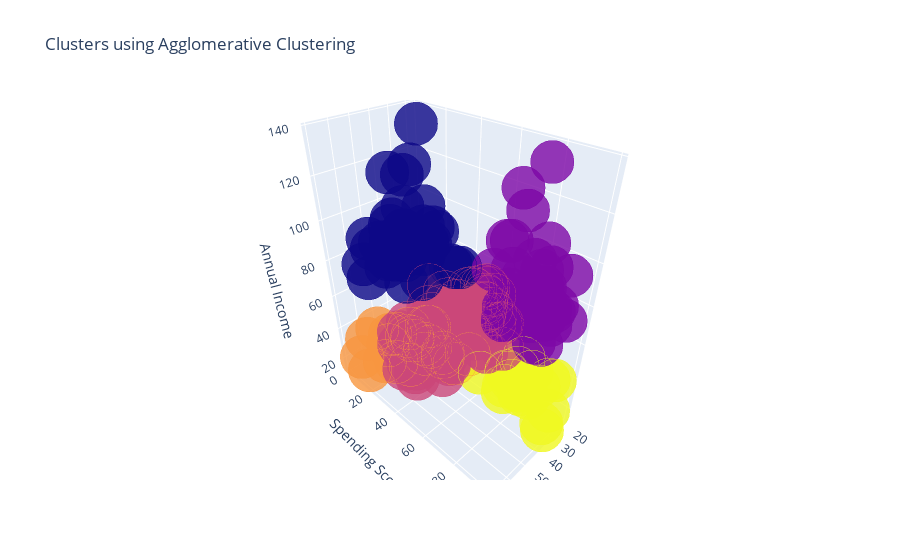

The code cell stored with this chart in its notebook:
### Markdown cell above
## VISUALIZATION OF CLUSTER

### Code cell
trace1 = go.Scatter3d(
    x= data['Age'],
    y= data['Spending Score (1-100)'],
    z= data['Annual Income (k$)'],
    mode='markers',
     marker=dict(
        color = data['cluster'], 
        size= 15,
        line=dict(
            color= data['cluster'],
            width= 10
        ),
        opacity=0.8
     )
)
data = [trace1]
layout = go.Layout(
    title= 'Clusters using Agglomerative Clustering',
    scene = dict(
            xaxis = dict(title  = 'Age'),
            yaxis = dict(title  = 'Spending Score'),
            zaxis = dict(title  = 'Annual Income')
        )
)
fig = go.Figure(data=data, layout=layout)
py.offline.iplot(fig)

### Figure 1 — Plotly figure (JSON) as saved in the notebook; plotly's stock layout.template omitted (floating-point values rounded to 4 significant figures; data arrays with more than 128 entries replaced by an {"elided": "..."} marker saying what was removed)
{"data": [{"marker": {"color": {"elided": "200 int values"}, "line": {"color": {"elided": "200 int values"}, "width": 10}, "opacity": 0.8, "size": 15}, "mode": "markers", "type": "scatter3d", "x": {"elided": "200 int values"}, "y": {"elided": "200 int values"}, "z": {"elided": "200 int values"}}], "layout": {"scene": {"xaxis": {"title": {"text": "Age"}}, "yaxis": {"title": {"text": "Spending Score"}}, "zaxis": {"title": {"text": "Annual Income"}}}, "title": {"text": "Clusters using Agglomerative Clustering"}}}
